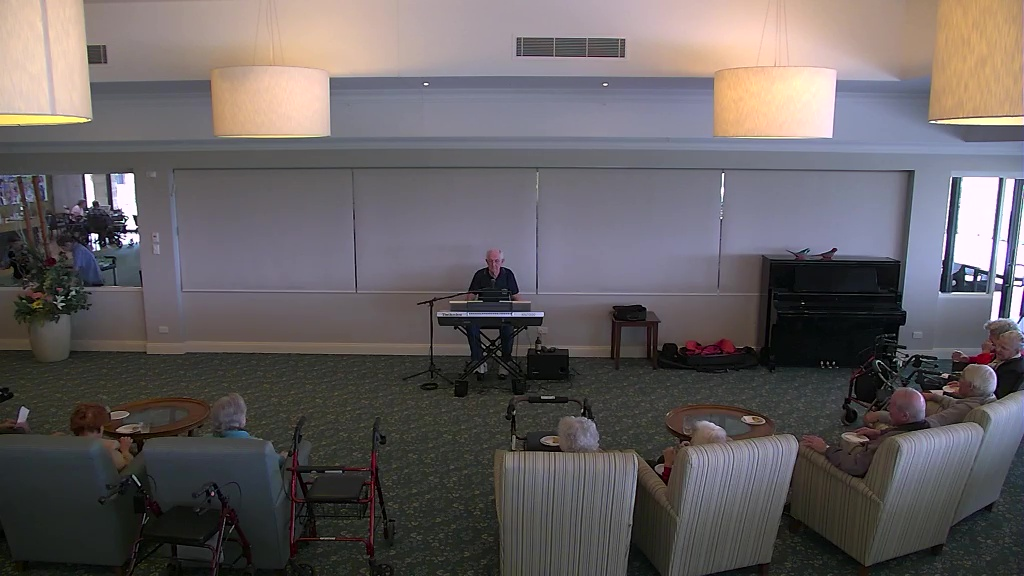
#> input picture deep-learning-face-detection/test.jpg, 1024 x 576 px, given in place of realmonitor?channel=1&subtype=0, which was not available
$ python track2.py   (Python 2 division)
#> lines starting #> are read from the running program, lines starting #| are printed output that depends on the picture; pictures that were not available may be replaced by others from this repository, and a replacement may not be noted
from scipy import stats
from numpy import interp
#from imutils.video.pivideostream import PiVideoStream
from imutils.video import FPS
#from picamera.array import PiRGBArray
#from picamera import PiCamera
import numpy
import cv2
import socket
import time
import imutils
import datetime

#try some sharpness

#happy hour
startTime = datetime.time(15,0)#inclusive
endTime = datetime.time(16,0)#exclusive
day = 4

#test
#startTime = datetime.time(14,15)
#endTime = datetime.time(14,16)
#day = 6

print "starting"

TCP_IP = '192.168.0.3'

#vs = PiVideoStream((624, 352)).start()
vs = cv2.VideoCapture('rtsp://admin:chan1234@'+TCP_IP+':554/cam/realmonitor?channel=1&subtype=0')

#get 1 frame
ret, frame = vs.read()
#> frame is the input picture: shape (576, 1024, 3); mean B, G, R 97.2, 96.1, 101.7
print "vision connected, frame size: ",frame.shape[1]," x ", frame.shape[0]
#| vision connected, frame size:  1024  x  576


smoothedBounds = [0,0,frame.shape[1],frame.shape[0]]
#> smoothedBounds = [0, 0, 1024, 576]
smoothedBoundsTimer = [0,0,0,0]

fps = FPS().start()


fgbg = cv2.bgsegm.createBackgroundSubtractorMOG(200, 5, 0.7, 0)

#print  fgbg.getn
#fgbg.setBackgroundRatio(0.01)

font = cv2.FONT_HERSHEY_SIMPLEX
#todo add more on top
padding = 0 #for smoothed boundary
crop = [120,150,40,500] #ignore motions  top, bottom, left, right
threshold = 0 #ignore changes smaller than

targetAR = float(16)/9 #for smoothed bounds
smoothingArraySize = 1 #ring averages/mean buffer, bigger is slower
minWidth = 100 #min smoothed bounds width
minHeight = minWidth * (1/targetAR)

panFromTo = [-398,379]#-left,right
tiltFromTo = [-250,97]#down,up
zoomFromTo = [0,750]#out,in

#cannot use both

#applied in camera units b4 send
centerOffset = [+0,-126]#x/pan(+right),y/tilt(+up) - general alignment
centerOffset2 = [+0,-230]#x/pan(+right),y/tilt(+up) - for look around

#ptz camera on ceiling, flip image
inverted = True

zoomFromTo.reverse()

currentZoom = 0
targetZoom = 0
dirZoom = 0
#zoom 56 steps takes 15 seconds on speed 0
zoomTick = float(15)/56
lastZoomRequest = 0

scaledPTZ = [0,0,0]
lastRawBounds = [0,0,0,0]


offline = True #dont connect to ptz camera
forceConnect = False #override schedule
pulse = False
packet = []

noMotionExpand = False


lookAroundInterval = 300 #have a look around every seconds #0 disables
lookAroundStage = 0 #looking around state
lookAroundStageInterval = 20 #seconds for each stage
lookAroundTimer = time.time() #timer

TCP_IP = '192.168.60.200'
TCP_PORT = 5678
UPDATE_RATE = 10 #send rate seconds
TIMEOUT = 60 #connection recieve timeout
ptzSocket = None #socket
lastReceive = time.time()
lastTransmit = 0
connected = False

messages = 	[
				[0x90, 0x41, 0xff],"ACK,socket 1",
				[0x90, 0x42, 0xff],"ACK, socket 2",
				[0x90, 0x51, 0xff],"Completion, socket 1",
				[0x90, 0x52, 0xff],"Completion, socket 2",
				[0x90, 0x60, 0x02, 0xff],"Syntax Error",
				[0x90, 0x60, 0x03, 0xff],"Command Buffer Full",
				[0x90, 0x61, 0x04, 0xff],"Command Cancelled, socket 1",
				[0x90, 0x62, 0x04, 0xff],"Command Cancelled, socket 2",
				[0x90, 0x61, 0x05, 0xff],"No Socket, socket 1",
				[0x90, 0x62, 0x05, 0xff],"No Socket, socket 2",
				[0x90, 0x61, 0x41, 0xff],"Command Not Executable, socket 1",
				[0x90, 0x62, 0x41, 0xff],"Command Not Executable, socket 2",
			]

# [44 lines left out: function connect, not called in this run]

def disconnect():
	global connected

	if connected:
		centerCamera()
		ptzSocket.close()

	connected = False
	print "disconnected"

# [64 lines left out: functions updateRemoteCamera, transmit, not called in this run]

def processVideo():

	global lastRawBounds
	global smoothedBounds
	global smoothedBoundsTimer
	#global connected

	#get frame
	ret, frame = vs.read()

	#crop for ignore
	detectionArea = frame[0+crop[0] : frame.shape[0]-crop[1] , 0+crop[2] : frame.shape[1]-crop[3]]
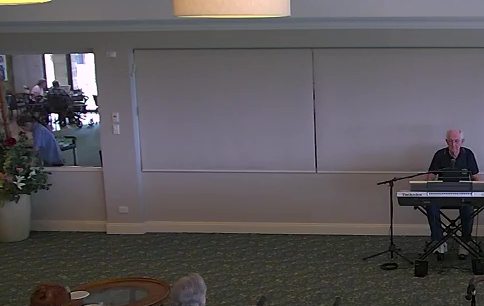
#> detectionArea: shape (306, 484, 3); mean B, G, R 88.7, 85.6, 89.4

	#detect motion
	fgmask = fgbg.apply(detectionArea)
#> fgmask: shape (306, 484); every value is 0


	fgmask = cv2.GaussianBlur(fgmask, (21, 21), 0)
	#fgmask = cv2.medianBlur(fgmask,3)


	#pad back out to frame size for merge
	fgmask = cv2.copyMakeBorder(fgmask,crop[0],crop[1],crop[2],crop[3],cv2.BORDER_CONSTANT, value=[0,0,0])
#> fgmask: shape (576, 1024); every value is 0

	#calc bounds b4 color
	rawBounds = cv2.boundingRect(fgmask)#(x, y, w, h)
#> rawBounds = (0, 0, 0, 0)

	#convert to color
	fgmask = cv2.cvtColor(fgmask,cv2.COLOR_GRAY2BGR)
#> fgmask: shape (576, 1024, 3); every value is 0

	#merge motion & frame
	frame = cv2.add(frame, fgmask)

	#as 2x point coords (x1,y1,x2,y2)
	rawBounds = [rawBounds[0],rawBounds[1],rawBounds[0]+rawBounds[2],rawBounds[1]+rawBounds[3]]
#> rawBounds = [0, 0, 0, 0]


	#check for no motion
	if(rawBounds[0] == rawBounds[1] == rawBounds[2] == rawBounds[3] == 0):
		if noMotionExpand:
			rawBounds[2] = frame.shape[1]
			rawBounds[3] = frame.shape[0]
		else:
			rawBounds = lastRawBounds[:]

	lastRawBounds = rawBounds[:]

	#add padding
	rawBounds[0] = max(0, rawBounds[0]-padding)
	rawBounds[1] = max(0, rawBounds[1]-padding)
	rawBounds[2] = min(frame.shape[1], rawBounds[2]+padding)
	rawBounds[3] = min(frame.shape[0], rawBounds[3]+padding)

	#raw center
	rawCenterPosition = [((rawBounds[2] - rawBounds[0])/2)+rawBounds[0], ((rawBounds[3] - rawBounds[1])/2)+rawBounds[1]]
#> rawCenterPosition = [0, 0]


	if rawBounds[0] < smoothedBounds[0]:#bigger
		smoothedBounds[0] = smoothedBounds[0] - 3
	elif rawBounds[0] > smoothedBounds[0]:
		#if time.time() - smoothedBoundsTimer[0] > 1:
		smoothedBounds[0] = smoothedBounds[0] + 1
		smoothedBoundsTimer[0] = time.time()

	if rawBounds[1] < smoothedBounds[1]:#bigger
		smoothedBounds[1] = smoothedBounds[1] - 3
	elif rawBounds[1] > smoothedBounds[1]:
		smoothedBounds[1] = smoothedBounds[1] + 1

	if rawBounds[2] < smoothedBounds[2]:#smaller
		smoothedBounds[2] = smoothedBounds[2] - 1
	elif rawBounds[2] > smoothedBounds[2]:
		smoothedBounds[2] = smoothedBounds[2] + 3

	if rawBounds[3] < smoothedBounds[3]:#smaller
		smoothedBounds[3] = smoothedBounds[3] - 1
	elif rawBounds[3] > smoothedBounds[3]:
		smoothedBounds[3] = smoothedBounds[3] + 3


	# [45 lines of commented-out code are left out]
	cv2.rectangle(frame,(crop[2],crop[0]),(frame.shape[1]-crop[3],frame.shape[0]-crop[1]),(255,255,255), 1)

	#static center cross bg
	cv2.line(frame,((frame.shape[1]/2)-minWidth/2,frame.shape[0]/2),((frame.shape[1]/2)+minWidth/2,frame.shape[0]/2), (0,0,0), 2)#x
#> frame: shape (576, 1024, 3); mean B, G, R 97.7, 96.5, 102.1
	cv2.line(frame,(frame.shape[1]/2,(frame.shape[0]/2)+10),(frame.shape[1]/2,(frame.shape[0]/2)-10), (0,0,0), 2)#y
#> frame: shape (576, 1024, 3); mean B, G, R 97.7, 96.5, 102.1

	#static center cross
	cv2.line(frame,((frame.shape[1]/2)-minWidth/2,frame.shape[0]/2),((frame.shape[1]/2)+minWidth/2,frame.shape[0]/2), (0,255,0), 1)#x
#> frame: shape (576, 1024, 3); mean B, G, R 97.7, 96.5, 102.1
	cv2.line(frame,(frame.shape[1]/2,(frame.shape[0]/2)+10),(frame.shape[1]/2,(frame.shape[0]/2)-10), (255,255,255), 1)#y
#> frame: shape (576, 1024, 3); mean B, G, R 97.7, 96.5, 102.1


	#raw bounding box
	cv2.rectangle(frame, (rawBounds[0], rawBounds[1]), (rawBounds[2], rawBounds[3]), (255, 0, 0), 1)
#> frame: shape (576, 1024, 3); mean B, G, R 97.7, 96.5, 102.1

	#raw center spot
	cv2.circle(frame,(rawCenterPosition[0],rawCenterPosition[1]), 4, (255,0,0), 1)
#> frame: shape (576, 1024, 3); mean B, G, R 97.7, 96.5, 102.1

	#smoothed bounding box
	cv2.rectangle(frame, (smoothedBounds[0],smoothedBounds[1]), (smoothedBounds[2],smoothedBounds[3]), (0, 255, 0), 1)
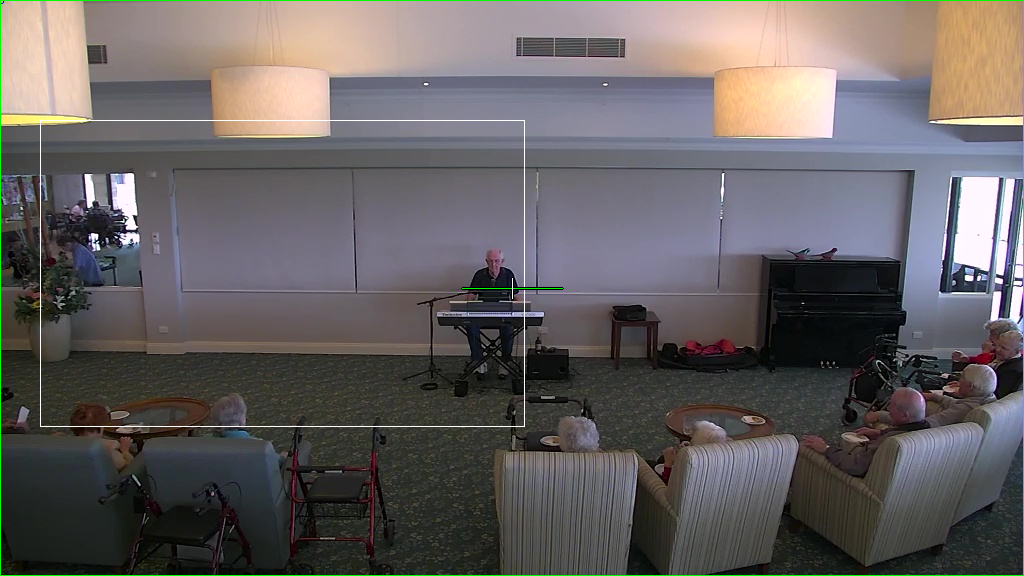
#> frame: shape (576, 1024, 3); mean B, G, R 97.1, 97.4, 101.5


	#smoothed center spot
	#cv2.circle(frame,(smoothedAverages[0],smoothedAverages[1]), 4, (0,255,0), 1)

	#scale
	#scaledPTZ[0] = int(interp(smoothedAverages[0],[0,frame.shape[1]],panFromTo))#pan
	#scaledPTZ[1] = int(interp(smoothedAverages[1],[0,frame.shape[0]],tiltFromTo))#tilt
	#scaledPTZ[2] = int(interp(smoothedAverages[2],[minWidth,frame.shape[1]],zoomFromTo))#zoom

	#expand for readout
	frame = cv2.copyMakeBorder(frame,30,0,0,0,cv2.BORDER_CONSTANT, value=[0,0,0])
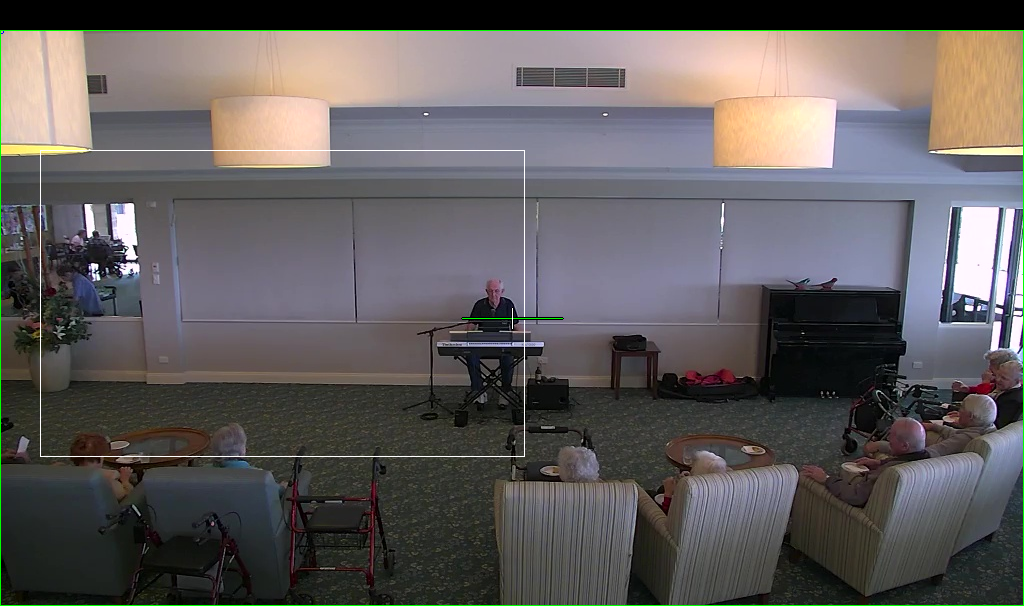
#> frame: shape (606, 1024, 3); mean B, G, R 92.3, 92.5, 96.5

	fps.stop()
	cv2.putText(frame,'X:{0:+}'.format(scaledPTZ[0]) + ' Y:{0:+}'.format(scaledPTZ[1])+ ' Z:{0}'.format(scaledPTZ[2]) +' FPS:{0}'.format(int(fps.fps()))+' {0:}'.format("." if pulse else ""),(10,20), font, 0.5,(255,255,255),1,cv2.LINE_AA) #readings
	cv2.putText(frame, '{0:}'.format("connected" if connected else "offline"),(500,20), font, 0.5,(255,255,255),1,cv2.LINE_AA) #readings
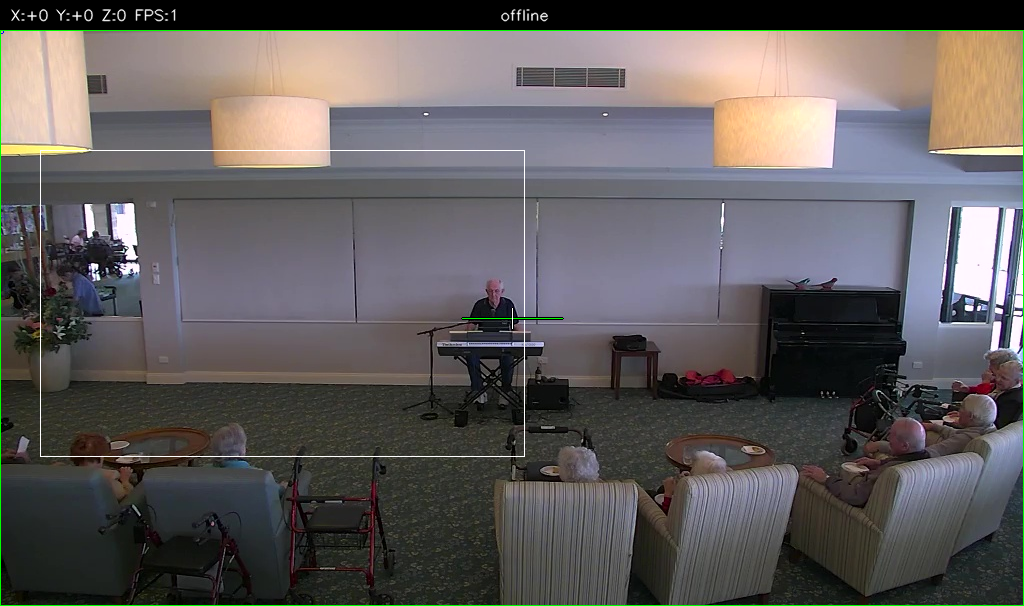
#> frame: shape (606, 1024, 3); mean B, G, R 92.5, 92.8, 96.7


	#scaledPTZ[0] = scaledPTZ[0] + centerOffset[0]
	#scaledPTZ[1] = scaledPTZ[1] + centerOffset[1]

	cv2.imshow('frame',frame)
	fps.update()

# [43 lines left out: function receive, not called in this run]

def checkSchedule():
	now = datetime.datetime.now()

	if now.weekday() == day and startTime <= now.time() <= endTime:
	#if now.minute % 2 == 0:#even minutes
		if not connected:
			print "schedule start"
			connect()
	elif connected:
			print "schedule stop"
			disconnect()

# [44 lines left out: functions centerCamera, lookAround, not called in this run]

if not offline:
	print "initial connect/setup"
	connect()
	disconnect()


while(1):#main loop

	if forceConnect:
		if not connected:
			connect()
	else:
		checkSchedule()


	if connected and not offline:
		receive()

	#zoom active, request status
	if connected and dirZoom is not 0 and ((time.time()-lastZoomRequest) > zoomTick):
		transmit(bytearray([0x81, 0x09, 0x04, 0x47, 0xff]))#zoom request
		lastZoomRequest = time.time()


	processVideo()

	if connected and not offline:
		if not lookAround():
			if time.time() - lastTransmit > UPDATE_RATE: #send normal update
				updateRemoteCamera(scaledPTZ)
				lastTransmit = time.time()
				pulse = not pulse


	#detect exit key
	k = cv2.waitKey(30) & 0xff
#> (key Esc is pressed here)
	if k == 27:
		break

print "shutting down"
disconnect()
vs.release()
cv2.destroyAllWindows()
fps.stop()
time.sleep(1)
